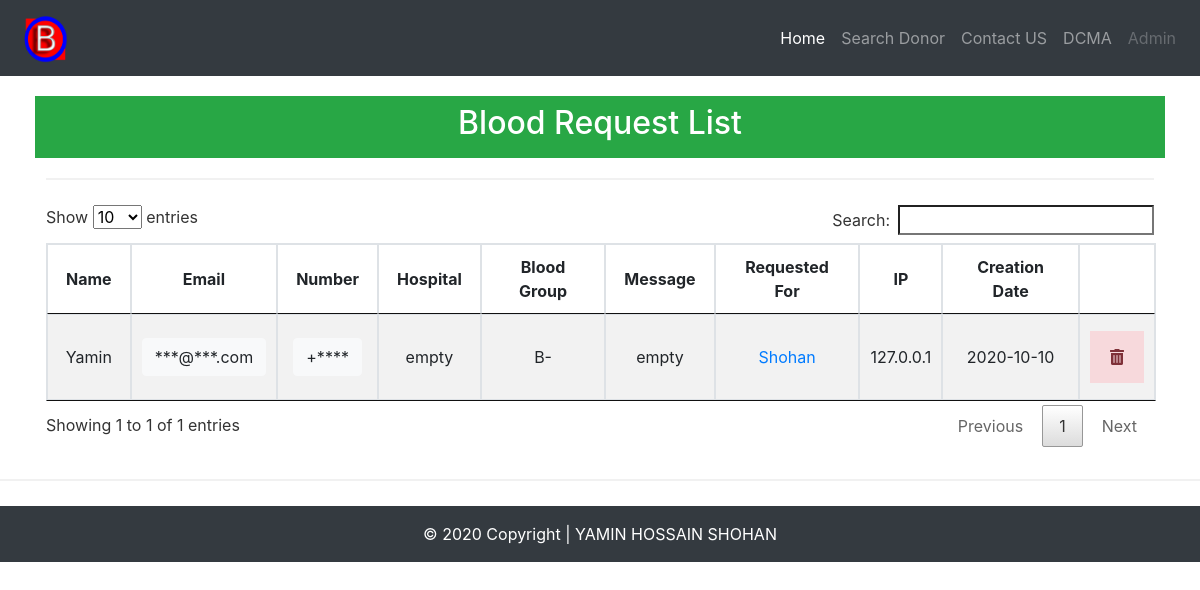
/request (signed in), run on the app's committed database.
### tables this page shows
CREATE TABLE users (id INTEGER PRIMARY KEY AUTOINCREMENT, name TEXT, email TEXT, number TEXT, blood_group TEXT, age TEXT, donar_type TEXT, gender TEXT, street TEXT, area TEXT, city TEXT, district TEXT, date TEXT, ip TEXT, status INT);

CREATE TABLE request (rid INTEGER PRIMARY KEY AUTOINCREMENT, request_id INTEGER, r_name TEXT, r_email TEXT, r_phone TEXT, hospital TEXT, message TEXT, rip TEXT, rdate TEXT);

### needyamin/app.py (the view)
@app.route('/request',methods=['GET', 'POST'])
def request_users():
 if request.method == "GET":
    with sqlite3.connect("needyamin.db") as con:
        try:
            con.row_factory = sqlite3.Row
            cur = con.cursor()
            cur.execute("select * from request inner join users ON request.request_id = users.id")
            rows = cur.fetchall()
            session["user"]
            username = session["user"]
            if len(username)>0:
                return render_template("request.html",rows = rows)
        except:
                    return redirect("login")

### needyamin/templates/request.html (shortened to what this page needs)
{% extends "base.html" %}
{% block content %}
<link rel="stylesheet" href="{{ url_for('static',filename='stylesheet/style.css')}}">
<div class="container">
  <div class="row">
    <div class="col">
<div class="container p-1">
<div class="row justify-content-center p-2 bg-success text-white">
    <h2> Blood Request List</h2></div> </div>
      <hr>
<table id="needyamin_data" class="table-sm table-striped table-bordered" style="text-align: center;">
        <thead>
            <tr>
                <th>Name</th>
                <th>Email</th>
                <th>Number</th>
                <th>Hospital</th>
                <th>Blood Group</th>
                <th>Message</th>
                <th>Requested For</th>
                <th>IP</th>
                <th>Creation Date</th>
                <th> </th>
            </tr>
        </thead>
        <tbody>
         {% for row in rows %}
              <tr>
                <td>{{row["r_name"]}}</td>
                <td>
                  <div class="btn btn-light" data-toggle="collapse" data-target="#email{{row['rid']}}" title="Click for View Email">***@***.com</div>
                </td>
                <td>
 <div class="btn btn-light" data-toggle="collapse" data-target="#phone{{row['rid']}}" title="Click for View Number">+****</div>
</td>
                <td>{{row["hospital"]}}</td>
                <td> {{row["blood_group"]}}</td>
                <td>
                  {{row['message']}}
                </td>
                <td> <a href="/user/{{row['id']}}">{{row["name"]}}</a>
                </td>
                <td>{{row["rip"]}} </td>
                <td>{{row["rdate"]}}</td>
                <td>
      <div class="row">
    <div class="col-sm">
      <form action="request_del" method="POST">
     <button type="submit" name="submit" value="Delete" class="alert-danger">
     <i class="fas fa-trash-alt"></i></button>
    </form>
    </div>
  </div>
    </td>
            </tr>
           {% endfor %}
        </tbody>
    </table>
    </div> </div></div>
    {% endblock %}

### needyamin/static/stylesheet/style.css (style rules this page uses)
* { box-sizing: border-box }
button { background-color: #4CAF50; color: white; padding: 14px 20px; margin: 8px 0; border: none; cursor: pointer; width: 100%; opacity: 0.9; }
.container { padding: 16px; text-align: center; }
hr { border: 1px solid #f1f1f1; margin-bottom: 25px; }

### data on the page
users: r_name "Yamin", hospital "empty", blood_group "B-", message "empty", name "Shohan", rip "127.0.0.1", rdate "2020-10-10"
